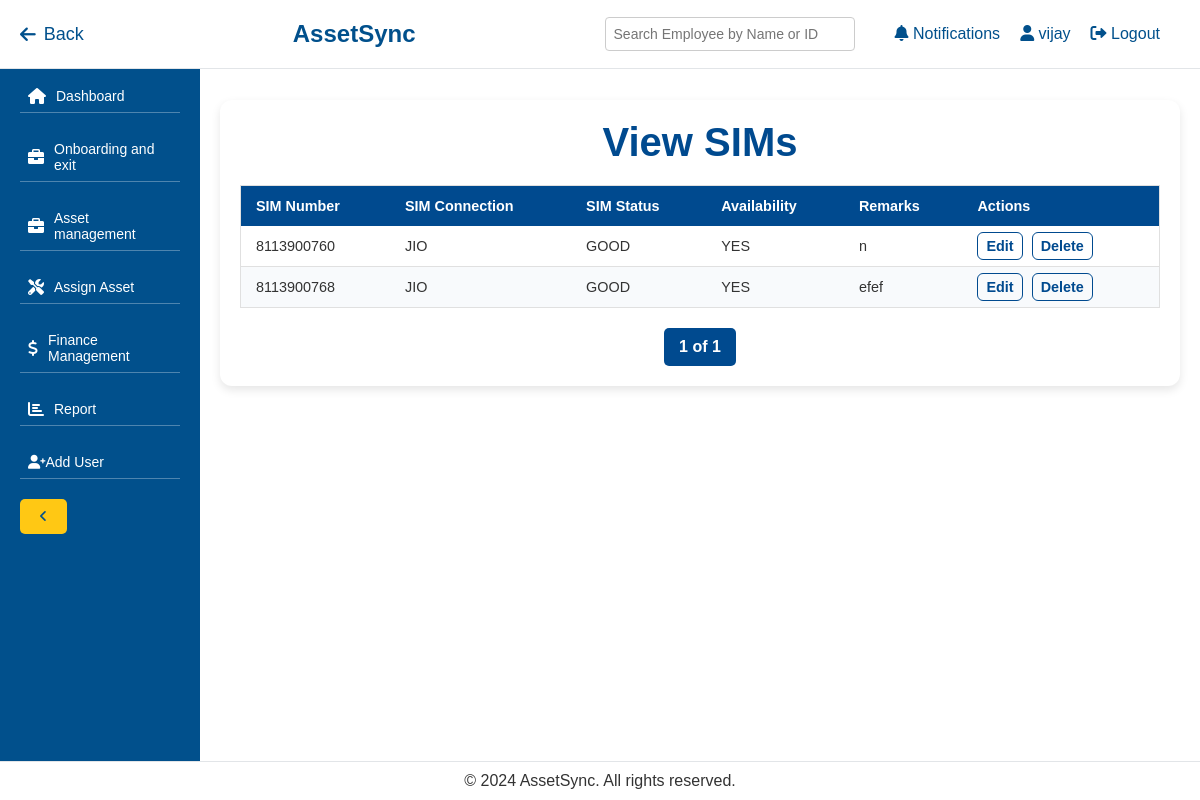
Screenshot of /view-asset/sims/ (signed in) with the database file from the repository.
### management/models.py (models this page shows, shortened)
class SIM(models.Model):
    sim_number = models.CharField(max_length=100)
    sim_connection = models.CharField(max_length=100)
    sim_status = models.CharField(max_length=50)
    availability = models.CharField(max_length=50)
    remarks = models.TextField(blank=True, null=True)
    employee = models.ForeignKey(Employee, on_delete=models.SET_NULL, null=True, blank=True, related_name='sims')

### management/views.py (the view)
# urls.py: path('view-asset/sims/', views.view_sims, name='view_sims'),
@login_required
def view_sims(request):
    sims_list = SIM.objects.all()
    paginator = Paginator(sims_list, 10)  # Show 10 SIMs per page
    page_number = request.GET.get('page')
    sims = paginator.get_page(page_number)
    return render(request, 'management/view_sims.html', {'sims': sims})

### management/templates/management/view_sims.html (shortened to what this page needs)
{% extends 'management/base.html' %}
{% block content %}
<div class="container">
    <h2>View SIMs</h2>
    <div class="table-container">
        <table>
            <thead>
                <tr>
                    <th>SIM Number</th>
                    <th>SIM Connection</th>
                    <th>SIM Status</th>
                    <th>Availability</th>
                    <th>Remarks</th>
                    <th>Actions</th>
                </tr>
            </thead>
            <tbody>
                {% for sim in sims %}
                <tr>
                    <td>{{ sim.sim_number }}</td>
                    <td>{{ sim.sim_connection }}</td>
                    <td>{{ sim.sim_status }}</td>
                    <td>{{ sim.availability }}</td>
                    <td>{{ sim.remarks }}</td>
                    <td class="actions">
                        <a href="{% url 'edit_sim' sim.id %}">Edit</a>
                        <a href="{% url 'delete_sim' sim.id %}" onclick="return confirm('Are you sure you want to delete this SIM?');">Delete</a>
                    </td>
                </tr>
                {% empty %}
                <tr>
                    <td colspan="6">No SIMs found.</td>
                </tr>
                {% endfor %}
            </tbody>
        </table>
    </div>
    <div class="pagination">
        <span class="current">{{ sims.number }} of {{ sims.paginator.num_pages }}</span>
    </div>
</div>
{% endblock %}

### management/templates/management/base.html (shortened to what this page needs)
{% load static %}
<!DOCTYPE html>
<html lang="en">
<head>
    <link rel="stylesheet" href="https://cdnjs.cloudflare.com/ajax/libs/font-awesome/6.0.0-beta3/css/all.min.css">
</head>
<body>
    <header>
        <a href="javascript:history.back()" class="back-btn"><i class="fas fa-arrow-left"></i> Back</a>
        <h1>AssetSync</h1>
        <div class="user-options">
            <div class="search-box">
                <input type="text" id="employeeSearch" placeholder="Search Employee by Name or ID" oninput="searchEmployee()">
            </div>
            <a href="#"><i class="fas fa-bell"></i> Notifications</a>
            <a href="#"><i class="fas fa-user"></i> {{ request.user.username }}</a>
            <form id="logout-form" action="{% url 'logout' %}" method="post" style="display:inline;">
                <button type="submit" class="btn" style="background:none; border:none; color: var(--primary-color); font-size: 16px; cursor: pointer;">
                    <i class="fas fa-sign-out-alt"></i> Logout
                </button>
            </form>
        </div>
    </header>
    <aside id="sidebar">
        <nav>
            <ul>
                <li class="{% if request.resolver_match.url_name == 'dashboard' %}active{% endif %}">
                    <a href="{% url 'dashboard' %}"><i class="fas fa-home icon"></i> <span class="text">Dashboard</span></a>
                </li>
                <li>
                    <a href="#" onclick="toggleDropdown(event)"><i class="fas fa-briefcase icon"></i> <span class="text">Onboarding and exit</span></a>
                </li>
                <li>
                    <a href="#" onclick="toggleDropdown(event)"><i class="fas fa-briefcase icon"></i> <span class="text">Asset management</span></a>
                </li>
                <li><a href="{% url 'assign_asset' %}"><i class="fas fa-tools icon"></i> <span class="text">Assign Asset</span></a></li>
                <li><a href="{% url 'finance_module' %}"><i class="fas fa-dollar-sign icon"></i> <span class="text">Finance Management</span></a></li>
                <li><a href="{% url 'report' %}"><i class="fas fa-chart-bar icon"></i> <span class="text">Report</span></a></li>
                <li><a href="{% url 'add_user' %}"><i class="fas fa-user-plus"></i> Add User</a></li>
            </ul>
        </nav>
        <button class="toggle-btn" onclick="toggleSidebar()"><i class="fas fa-angle-left"></i></button>
    </aside>
    <main>
        {% block content %}{% endblock %}
    </main>
    <footer>
        <p>&copy; 2024 AssetSync. All rights reserved.</p>
    </footer>
</body>
</html>

### management/templates/management/base.html (style rules this page uses)
:root { --primary-color: #01508c; --secondary-color: #ffc814; --light-blue-color: #e9f7ff; --white-color: #ffffff; --text-color: #333333; --line-color: rgba(255, 255, 255, 0.3); --collapsed-width: 50px; --expanded-width: 200px; --dropdown-bg-color: #ffffff; --dropdown-hover-bg-color: #f1f1f1; --dropdown-border-color: #e0e0e0; }
* { margin: 0; padding: 0; box-sizing: border-box; }
body { font-family: Arial, sans-serif; background-color: var(--light-blue-color); color: var(--text-color); }
header { position: fixed; top: 0; left: 0; width: 100%; background-color: var(--white-color); border-bottom: 1px solid #e2e5e8; padding: 15px 20px; display: flex; justify-content: space-between; align-items: center; z-index: 1000; }
header h1 { color: var(--primary-color); font-size: 24px; }
header .user-options { display: flex; align-items: center; }
header .user-options a { color: var(--primary-color); margin-left: 20px; text-decoration: none; font-size: 16px; transition: color 0.3s; }
.search-box { position: relative; margin-right: 20px; }
.search-box input[type="text"] { padding: 8px; font-size: 14px; width: 250px; border-radius: 4px; border: 1px solid #ccc; }
.back-btn { font-size: 18px; margin-right: 20px; cursor: pointer; color: var(--primary-color); text-decoration: none; display: flex; align-items: center; }
.back-btn i { margin-right: 8px; }
aside { position: fixed; top: 60px; bottom: 0; left: 0; width: var(--expanded-width); background-color: var(--primary-color); color: var(--white-color); padding: 20px; overflow-y: auto; transition: width 0.3s ease; z-index: 999; }
aside nav ul { list-style-type: none; }
aside nav ul li { margin-bottom: 20px; position: relative; }
aside nav ul li a { color: var(--white-color); text-decoration: none; display: flex; align-items: center; padding: 8px; font-size: 14px; background-color: var(--primary-color); border-bottom: 1px solid var(--line-color); transition: background-color 0.3s, color 0.3s; }
aside nav ul li a .icon { margin-right: 10px; font-size: 16px; }
main { margin-left: var(--expanded-width); padding: 80px 20px; min-height: 100vh; background-color: var(--white-color); transition: margin-left 0.3s ease; }
footer { position: fixed; bottom: 0; left: 0; width: 100%; background-color: var(--white-color); border-top: 1px solid #e2e5e8; color: var(--text-color); text-align: center; padding: 10px 0; z-index: 1000; }
button, .btn { background-color: var(--secondary-color); color: var(--primary-color); border: none; padding: 10px 20px; border-radius: 5px; cursor: pointer; transition: background-color 0.3s, color 0.3s; }
aside { overflow-y: auto; }

### management/templates/management/view_sims.html (style rules this page uses)
body { font-family: 'Poppins', sans-serif; background-color: #f0f2f5; }
.container { max-width: 100%; margin: 20px auto; padding: 20px; background-color: #ffffff; border-radius: 12px; box-shadow: 0 4px 10px rgba(0, 0, 0, 0.1); }
h2 { font-size: 2.5rem; color: #004a8f; font-weight: 700; text-align: center; margin-bottom: 20px; }
.table-container { overflow-x: auto; margin-bottom: 20px; }
table { width: 100%; border-collapse: collapse; background-color: #ffffff; table-layout: auto; border: 1px solid #e0e0e0; border-radius: 8px; box-shadow: 0 2px 6px rgba(0, 0, 0, 0.1); }
th, td { padding: 12px 15px; text-align: left; font-size: 0.9rem; white-space: nowrap; }
th { background-color: #004a8f; color: #ffffff; font-weight: bold; }
td { color: #333; border-bottom: 1px solid #e0e0e0; }
tbody tr:nth-child(even) { background-color: #f8fafc; }
.actions a { text-decoration: none; color: #004a8f; font-weight: bold; margin-right: 5px; padding: 5px 8px; border-radius: 6px; border: 1px solid #004a8f; transition: background-color 0.3s ease, color 0.3s ease; }
.pagination { display: flex; justify-content: center; margin-top: 20px; }
.pagination .current { background-color: #004a8f; color: #ffffff; font-weight: bold; padding: 10px 15px; margin: 0 5px; border-radius: 5px; }

### rows the page displays
SIM: sim_number "8113900760", sim_connection "JIO", sim_status "GOOD", availability "YES", remarks "n"
SIM: sim_number "8113900768", sim_connection "JIO", sim_status "GOOD", availability "YES", remarks "efef"

### other values shown
{{ request.user.username }} "vijay"
{{ sims.number }} "1"
{{ sims.paginator.num_pages }} "1"
